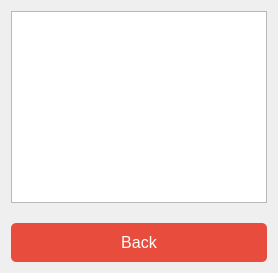
<?xml version="1.0" encoding="UTF-8"?>
<ui version="4.0">
 <class>UserListPage</class>
 <widget class="QWidget" name="UserListPage">
  <layout class="QVBoxLayout" name="verticalLayout">
   <property name="spacing">
    <number>20</number>
   </property>
   <item>
    <widget class="QListWidget" name="userListWidget">
     <property name="styleSheet">
      <string>
       QListWidget {
        font-size: 14px;
       }
       QListWidget::item {
        padding: 10px;
       }
       QListWidget::item:selected {
        background-color: #dcdcdc;
       }
      </string>
     </property>
    </widget>
   </item>
   <item>
    <widget class="QPushButton" name="backButton">
     <property name="text">
      <string>Back</string>
     </property>
     <property name="styleSheet">
      <string>
       QPushButton {
        background-color: #e74c3c;
        color: white;
        font-size: 16px;
        padding: 10px;
        border-radius: 5px;
       }
       QPushButton:hover {
        background-color: #c0392b;
       }
      </string>
     </property>
    </widget>
   </item>
  </layout>
 </widget>
 <resources/>
 <connections/>
</ui>
